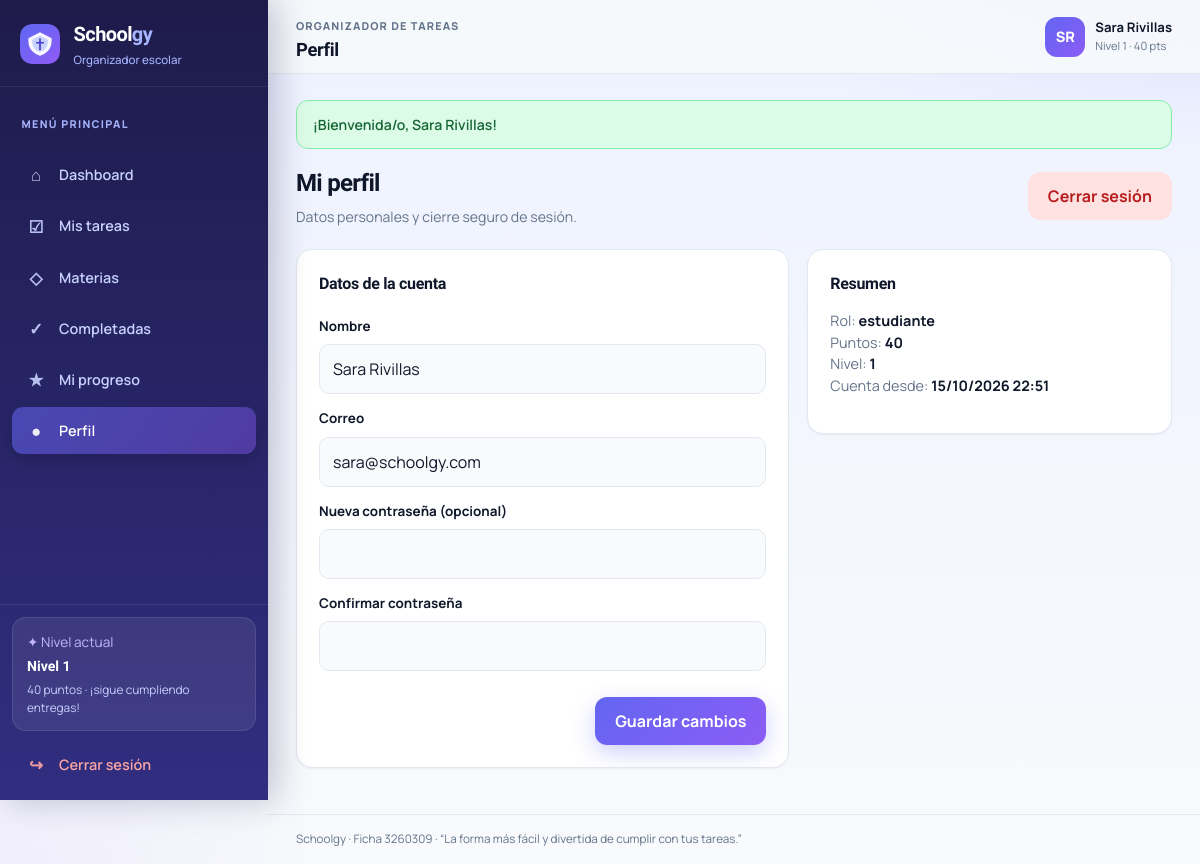
The page /perfil.php (signed in) on the database as committed earlier.
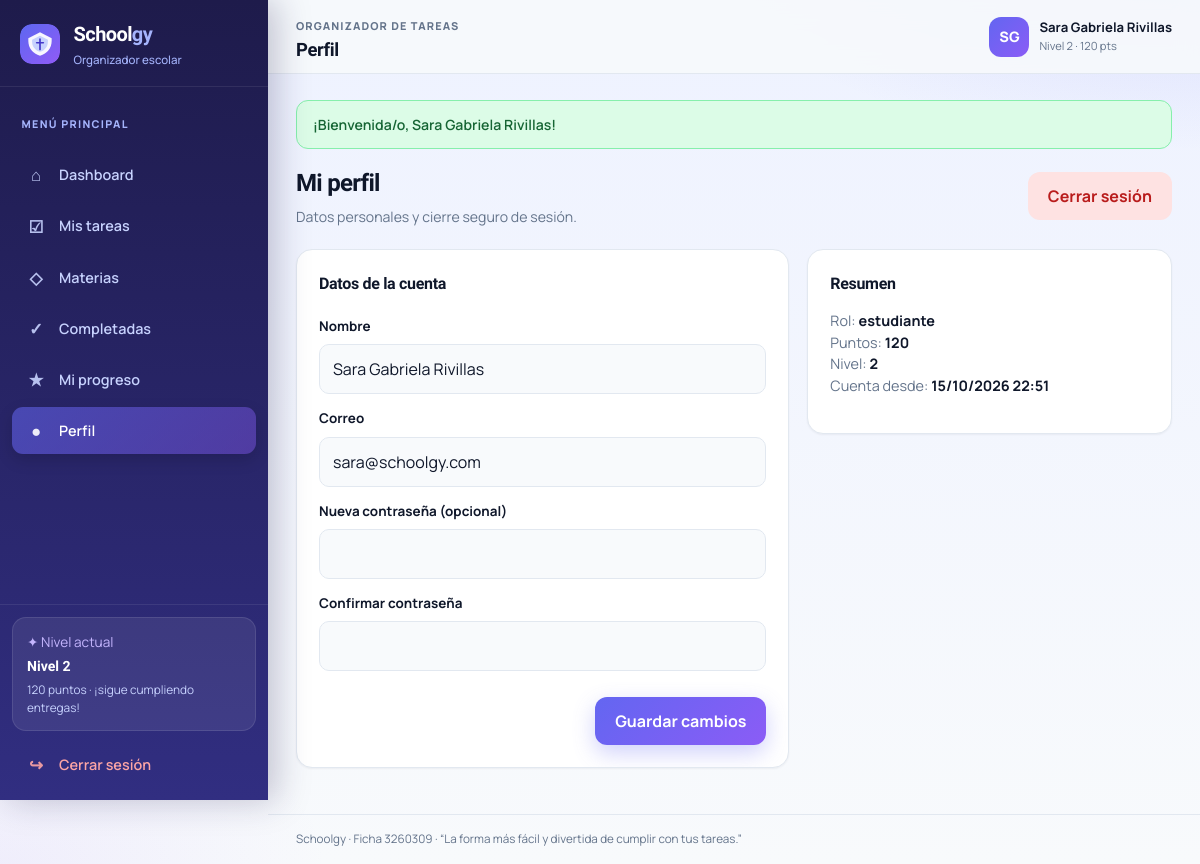
The same page on the database as committed later.
### tables this page shows
CREATE TABLE usuario (
  id_usuario     INT UNSIGNED AUTO_INCREMENT PRIMARY KEY,
  nombre         VARCHAR(100) NOT NULL,
  correo         VARCHAR(150) NOT NULL,
  contrasena     VARCHAR(255) NOT NULL,
  puntos_totales INT NOT NULL DEFAULT 0,
  rol            ENUM('estudiante','administrador') NOT NULL DEFAULT 'estudiante',
  creado_en      DATETIME NOT NULL DEFAULT CURRENT_TIMESTAMP,
  UNIQUE KEY uq_usuario_correo (correo)
);

### includes/funciones.php (called while the page is built, shortened)
<?php
function e(string $texto): string
{
    return htmlspecialchars($texto, ENT_QUOTES, 'UTF-8');
}
function obtenerMensaje(): ?array
{
    $msg = $_SESSION['flash'];
    return $msg;
}
function formatearFecha(?string $fecha): string
{
    $dt = DateTime::createFromFormat('Y-m-d H:i:s', $fecha)
        ?: DateTime::createFromFormat('Y-m-d', $fecha)
        ?: DateTime::createFromFormat('Y-m-d\TH:i', $fecha);
    return $dt ? $dt->format('d/m/Y H:i') : $fecha;
}
function calcularNivel(int $puntos): int
{
    return max(1, (int) floor($puntos / 100) + 1);
}

### perfil.php (the view, shortened to what the changed rows need)
<?php
require_once __DIR__ . '/includes/conexion.php';
require_once __DIR__ . '/includes/funciones.php';
$id = (int) $_SESSION['id_usuario'];
$stmt = $mysqli->prepare(
    'SELECT nombre, correo, puntos_totales, rol, creado_en FROM usuario WHERE id_usuario = ?'
);
$stmt->bind_param('i', $id);
$stmt->execute();
$usuario = $stmt->get_result()->fetch_assoc();
$tituloPagina = 'Perfil';
require __DIR__ . '/includes/layout_inicio.php';
?>
<div class="page-heading">
  <div>
    <h1>Mi perfil</h1>
  </div>
  <a class="btn btn-danger" href="logout.php">Cerrar sesión</a>
</div>
<div class="split-layout">
  <section class="section-card form-card">
    <form method="post">
      <label for="nombre">Nombre</label>
      <input id="nombre" name="nombre" minlength="3" maxlength="100" required
             value="<?= e($_POST['nombre'] ?? $usuario['nombre']) ?>">
      <label for="correo">Correo</label>
      <input id="correo" type="email" value="<?= e($usuario['correo']) ?>" disabled>
      <label for="clave">Nueva contraseña (opcional)</label>
      <input id="clave" name="clave" type="password" minlength="8" autocomplete="new-password">
      <label for="clave2">Confirmar contraseña</label>
      <input id="clave2" name="clave2" type="password" minlength="8" autocomplete="new-password">
      <div class="form-actions">
        <button class="btn btn-primary" type="submit">Guardar cambios</button>
      </div>
    </form>
  </section>
  <section class="section-card form-card">
    <p style="margin-top:14px;color:var(--muted);font-size:.9rem">
      Rol: <strong style="color:var(--dark)"><?= e($usuario['rol']) ?></strong><br>
      Puntos: <strong style="color:var(--dark)"><?= (int) $usuario['puntos_totales'] ?></strong><br>
      Nivel: <strong style="color:var(--dark)"><?= calcularNivel((int) $usuario['puntos_totales']) ?></strong><br>
      Cuenta desde: <strong style="color:var(--dark)"><?= e(formatearFecha($usuario['creado_en'])) ?></strong>
    </p>
  </section>
</div>
<?php require __DIR__ . '/includes/layout_fin.php'; ?>

### includes/layout_inicio.php (shortened to what the changed rows need)
<?php
$usuarioNombre = $_SESSION['nombre'] ?? 'Estudiante';
$puntosSesion  = (int) ($_SESSION['puntos_totales'] ?? 0);
$nivelSesion   = calcularNivel($puntosSesion);
$partesNombre  = preg_split('/\s+/', trim($usuarioNombre)) ?: ['E'];
$inicial       = mb_strtoupper(mb_substr($partesNombre[0], 0, 1));
if (isset($partesNombre[1]) && $partesNombre[1] !== '') {
    $inicial .= mb_strtoupper(mb_substr($partesNombre[1], 0, 1));
}
$flash         = obtenerMensaje();
?>
<!DOCTYPE html>
<html lang="es">
<head>
  <link rel="stylesheet" href="css/app.css">
</head>
<body>
<div class="app-shell">
  <aside class="sidebar" id="sidebar">
    <div class="sidebar-bottom">
      <div class="sidebar-tip">
        <span>✦ Nivel actual</span>
        <strong>Nivel <?= (int) $nivelSesion ?></strong>
        <small><?= (int) $puntosSesion ?> puntos · ¡sigue cumpliendo entregas!</small>
      </div>
    </div>
  </aside>
  <main class="main-area">
    <header class="topbar">
      <div class="topbar-left">
        <div>
          <h2><?= e($tituloPagina) ?></h2>
        </div>
      </div>
      <div class="user-chip">
        <div class="avatar"><?= e($inicial) ?></div>
        <div>
          <strong><?= e($usuarioNombre) ?></strong>
          <small>Nivel <?= (int) $nivelSesion ?> · <?= (int) $puntosSesion ?> pts</small>
        </div>
      </div>
    </header>
    <div class="content-area">
      <?php if ($flash): ?>
        <div class="flash flash-<?= e($flash['tipo']) ?>"><?= e($flash['texto']) ?></div>
      <?php endif; ?>

Rows that differ between the two databases and show on the page:
changed usuario "estudiante": nombre "Sara Rivillas" → "Sara Gabriela Rivillas"; puntos_totales "40" → "120"; puntos_totales "1" → "2"
Other text that changed with them:
$nivelSesion: "1" → "2"
$puntosSesion: "40" → "120"
$inicial: "SR" → "SG"
$usuarioNombre: "Sara Rivillas" → "Sara Gabriela Rivillas"
$flash['texto']: "¡Bienvenida/o, Sara Rivillas!" → "¡Bienvenida/o, Sara Gabriela Rivillas!"
